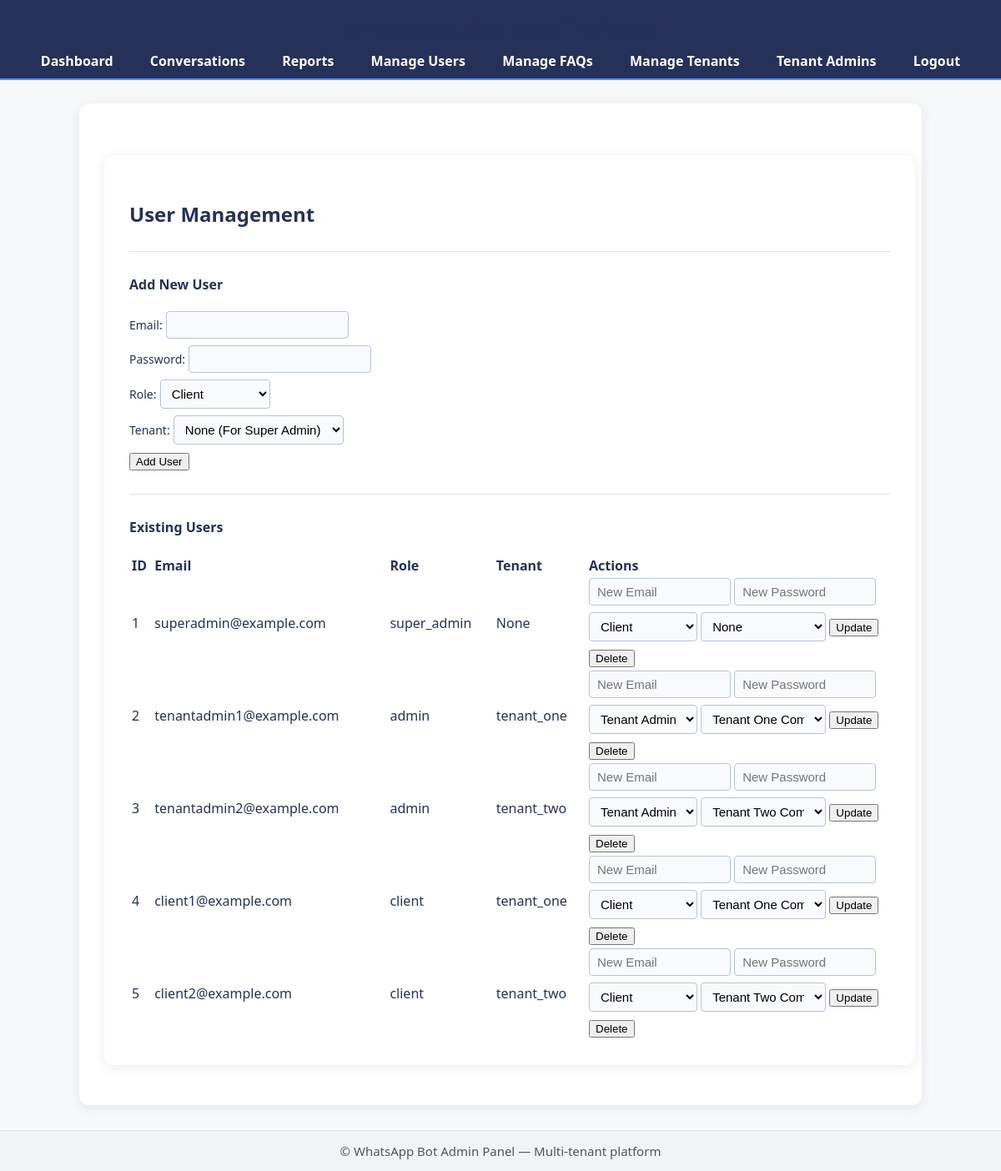
Page /manage_users (signed in) on the committed database.
### tables this page shows
CREATE TABLE users (
                    id INTEGER PRIMARY KEY AUTOINCREMENT,
                    uid TEXT UNIQUE, -- Firebase User ID (optional)
                    email TEXT UNIQUE NOT NULL,
                    password_hash TEXT, -- For local authentication
                    role TEXT NOT NULL, -- admin or client
                    tenant_id TEXT, -- The ID of the tenant this user belongs to
                    FOREIGN KEY (tenant_id) REFERENCES tenants(tenant_id)
                );

### admin_routes.py (the view, shortened to what this page needs)
@admin_bp.route('/manage_users', methods=['GET', 'POST'])
@login_required
@role_required(['admin', 'super_admin'])
def manage_users():
    from db import users_crud, tenants_crud
    tenants = tenants_crud.get_all_tenants()
    users = users_crud.get_all_users()
    return render_template('manage_users.html', users=users, tenants=tenants)

### app.py (called while the page is built)
@app.context_processor
def inject_firebase_config():
    return {
        'FIREBASE_API_KEY': FIREBASE_API_KEY,
        'FIREBASE_AUTH_DOMAIN': FIREBASE_AUTH_DOMAIN,
        'FIREBASE_PROJECT_ID': FIREBASE_PROJECT_ID,
        'FIREBASE_STORAGE_BUCKET': FIREBASE_STORAGE_BUCKET,
        'FIREBASE_MESSAGING_SENDER_ID': FIREBASE_MESSAGING_SENDER_ID,
        'FIREBASE_APP_ID': FIREBASE_APP_ID,
        'FIREBASE_ENABLED': FIREBASE_ENABLED  # <-- Make available in all templates
    }

### auth.py (called while the page is built)
def load_user(uid):
    logger.debug(f"[LOGIN_DEBUG] load_user called with uid={uid}")
    if uid:
        user_data = get_user_by_uid(uid)
        logger.debug(f"[LOGIN_DEBUG] user_data loaded: {user_data}")
        if user_data:
            return User(user_data['uid'], user_data['email'], user_data['role'], user_data['tenant_id'])
        else:
            logger.warning(f"[LOGIN_DEBUG] No user found in DB with uid={uid}")
    else:
        logger.warning("[LOGIN_DEBUG] load_user called with None uid")
    return None

### db/db_connection.py (called while the page is built)
def get_db_connection():
    conn = None
    try:
        conn = sqlite3.connect(DATABASE_NAME)
        conn.row_factory = sqlite3.Row  # This allows access to columns by name
        conn.execute("PRAGMA foreign_keys = ON;")
        logger.debug(f"Successfully connected to database: {DATABASE_NAME}")
    except sqlite3.Error as e:
        logger.critical(f"Error connecting to database {DATABASE_NAME}: {e}")
        raise  # Re-raise the exception for the calling code to handle
    return conn

### db/tenants_crud.py (called while the page is built)
def get_all_tenants():
    try:
        conn = get_db_connection()
        cursor = conn.cursor()
        cursor.execute("SELECT * FROM tenants")
        rows = cursor.fetchall()
        return [dict(row) for row in rows]
    except sqlite3.Error as e:
        logger.error(f"Error fetching tenants: {e}", exc_info=True)
        return []
    finally:
        conn.close()

### db/users_crud.py (called while the page is built)
def get_user_by_uid(uid):
    conn = get_db_connection()
    try:
        cursor = conn.cursor()
        cursor.execute("SELECT * FROM users WHERE uid = ?", (uid,))
        row = cursor.fetchone()
        return dict(row) if row else None
    except sqlite3.Error as e:
        logger.error(f"Error fetching user by UID: {e}", exc_info=True)
        return None
    finally:
        conn.close()

### templates/manage_users.html (shortened to what this page needs)
{% extends "base.html" %}
{% block body_content %}
<div class="container mt-4">
    <h2>User Management</h2>
    <hr>
    <h4>Add New User</h4>
    <form method="POST" action="{{ url_for('admin_routes.manage_users') }}" class="mb-4">
        <div class="mb-3">
            <label class="form-label">Email:</label>
            <input type="email" name="email" class="form-control" required>
        </div>
        <div class="mb-3">
            <label class="form-label">Password:</label>
            <input type="password" name="password" class="form-control" required>
        </div>
        <div class="mb-3">
            <label class="form-label">Role:</label>
            <select name="role" class="form-select" required>
                {% if current_user.role == 'super_admin' %}
                    <option value="client">Client</option>
                {% elif current_user.role == 'admin' %}
                    <option value="client">Client</option>
                {% endif %}
            </select>
        </div>
        <div class="mb-3">
            <label class="form-label">Tenant:</label>
            <select name="tenant_id" class="form-select" {% if current_user.role == 'admin' %}required{% endif %}>
                <option value="">None (For Super Admin)</option>
            </select>
        </div>
        <button type="submit" class="btn btn-primary">Add User</button>
    </form>
    <hr>
    <h4>Existing Users</h4>
    <table class="table table-bordered table-hover align-middle">
        <thead class="table-dark">
            <tr>
                <th>ID</th>
                <th>Email</th>
                <th>Role</th>
                <th>Tenant</th>
                <th style="width: 40%">Actions</th>
            </tr>
        </thead>
        <tbody>
            {% for user in users %}
            <tr>
                <td>{{ user['id'] }}</td>
                <td>{{ user['email'] }}</td>
                <td>{{ user['role'] }}</td>
                <td>{{ user['tenant_id'] or 'None' }}</td>
                <td>
                    <form method="POST" action="{{ url_for('admin_routes.manage_users') }}" class="d-inline-block me-2">
                        <input type="text" name="email" placeholder="New Email" class="form-control d-inline-block mb-1" style="width: 150px;">
                        <input type="password" name="password" placeholder="New Password" class="form-control d-inline-block mb-1" style="width: 150px;">
                        <select name="role" class="form-select d-inline-block mb-1" style="width: 130px;">
                            <option value="client" {{ 'selected' if user['role'] == 'client' else '' }}>Client</option>
                            <option value="admin" {{ 'selected' if user['role'] == 'admin' else '' }}>Tenant Admin</option>
                        </select>
                        <select name="tenant_id" class="form-select d-inline-block mb-1" style="width: 150px;">
                            <option value="">None</option>
                            {% for tenant in tenants %}
                            <option value="{{ tenant['tenant_id'] }}" {{ 'selected' if tenant['tenant_id'] == (user['tenant_id'] or '') else '' }}>
                                {{ tenant['tenant_name'] }}
                            </option>
                            {% endfor %}
                        </select>
                        <button type="submit" class="btn btn-warning btn-sm">Update</button>
                    </form>
                    <form method="POST" action="{{ url_for('admin_routes.manage_users') }}" class="d-inline-block">
                        <button type="submit" class="btn btn-danger btn-sm">Delete</button>
                    </form>
                </td>
            </tr>
            {% endfor %}
        </tbody>
    </table>
</div>
{% endblock %}

### templates/base.html (shortened to what this page needs)
<!DOCTYPE html>
<html lang="en">
<head>
    <link rel="stylesheet" href="{{ url_for('static', filename='css/main.css') }}">
</head>
<body>
    <header>
        <h1>WhatsApp Bot Admin Panel</h1>
        <nav class="main-nav">
            {% if current_user.is_authenticated %}
                <a href="{{ url_for('admin_routes.dashboard') }}">Dashboard</a>
                <a href="{{ url_for('admin_routes.all_conversations') }}">Conversations</a>
                <a href="{{ url_for('admin_routes.view_reports') }}">Reports</a>
                {% if current_user.role in ['admin', 'super_admin'] %}
                    <a href="{{ url_for('admin_routes.manage_users') }}">Manage Users</a>
                    <a href="{{ url_for('admin_routes.manage_faqs') }}">Manage FAQs</a>
                    <a href="{{ url_for('admin_routes.manage_clients') }}">Manage Tenants</a>
                {% endif %}
                {% if current_user.role == 'super_admin' %}
                    <a href="{{ url_for('admin_routes.manage_client_admins') }}">Tenant Admins</a>
                {% endif %}
                <a href="{{ url_for('auth.logout') }}" id="logout-button">Logout</a>
            {% else %}
                <a href="{{ url_for('auth.login') }}">Login</a>
            {% endif %}
        </nav>
    </header>
    <div class="container">
        {% block body_content %}{% endblock %}
    </div>
    <footer>
        &copy; {{ moment().year }} WhatsApp Bot Admin Panel &mdash; Multi-tenant platform
    </footer>
</body>
</html>

### static/css/main.css (style rules this page uses)
body { font-family: 'Segoe UI', Arial, sans-serif; background-color: #f7f8fa; color: #263159; margin: 0; padding: 0; }
header { background-color: #263159; color: #fff; padding: 18px 0 10px 0; text-align: center; border-bottom: 2px solid #4F8FF9; }
header h1 { margin: 0 0 8px 0; font-size: 26px; letter-spacing: 1px; }
.main-nav { margin-bottom: 0; }
.main-nav a { color: #fff; text-decoration: none; margin: 0 12px; font-weight: 600; padding: 6px 8px; border-radius: 5px; transition: background 0.2s; font-size: 16px; }
footer { text-align: center; padding: 14px 0; font-size: 15px; color: #555; background: #f2f3f7; border-top: 1px solid #e0e3ea; margin-top: 30px; }
.container { background-color: #fff; margin: 28px auto 18px auto; padding: 34px 30px 30px 30px; border-radius: 12px; box-shadow: 0 3px 14px rgba(38,49,89, 0.09); max-width: 950px; width: 96%; text-align: left; }
h1, h2, h3 { color: #263159; margin-bottom: 22px; }
input, select, textarea { border: 1px solid #b8c3d8; border-radius: 4px; padding: 7px 9px; font-size: 15px; margin-bottom: 8px; background: #f9fafe; }
label { color: #263159; font-size: 14px; margin-bottom: 3px; }
hr { border: none; border-top: 1px solid #e0e3ea; margin: 28px 0; }

### rows in the picture
users: role "Client", id "1", email "superadmin@example.com", role "super_admin", user "None"
users: id "2", email "tenantadmin1@example.com", role "admin", tenant "tenant_one"
users: id "3", email "tenantadmin2@example.com", role "admin", tenant "tenant_two"
users: id "4", email "client1@example.com", role "client", tenant "tenant_one"
users: id "5", email "client2@example.com", role "client", tenant "tenant_two"

### other values in the picture
form field tenant_id "Tenant One Company"
form field tenant_id "Tenant Two Company"
